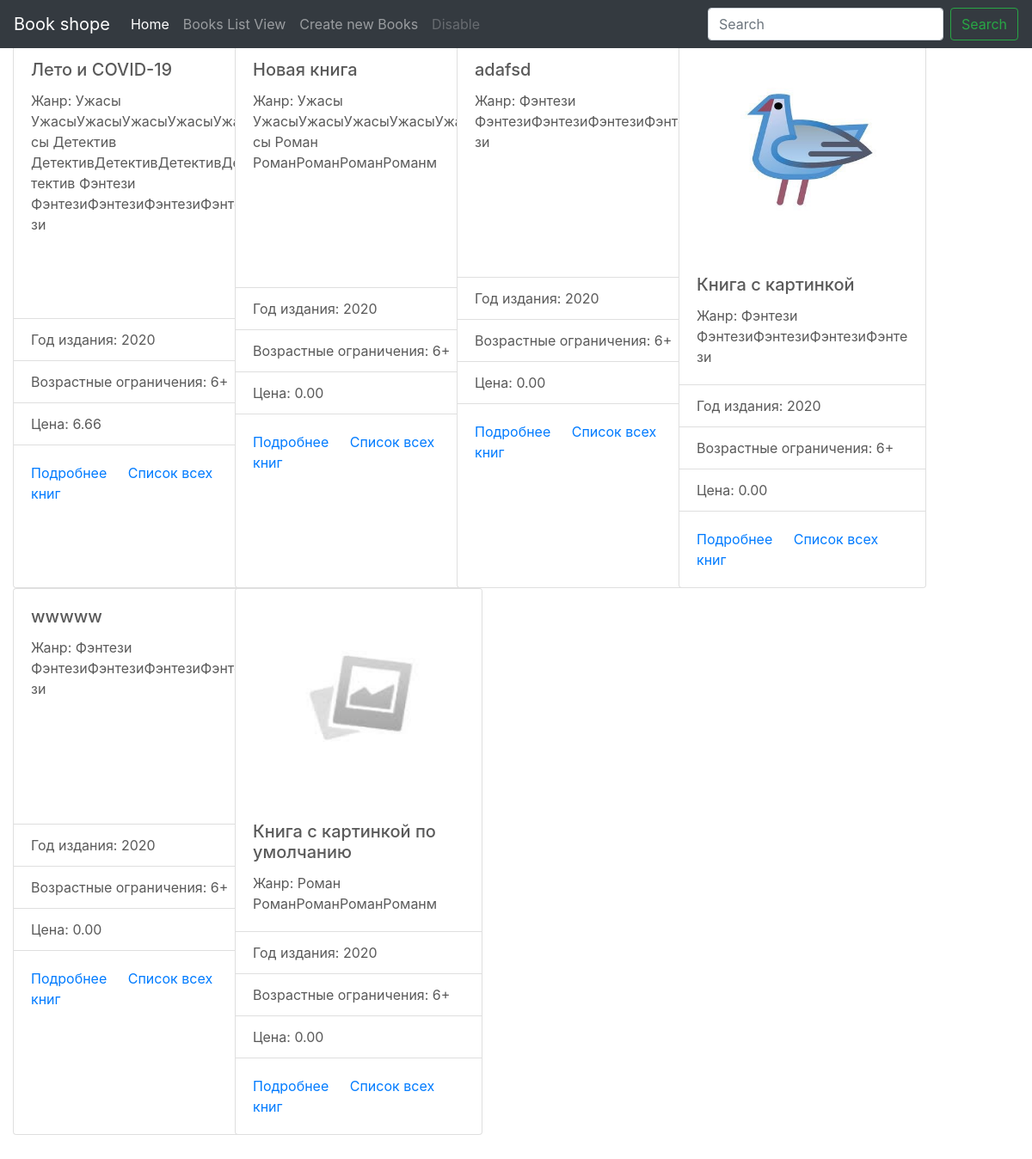
Before: / with the older database file.
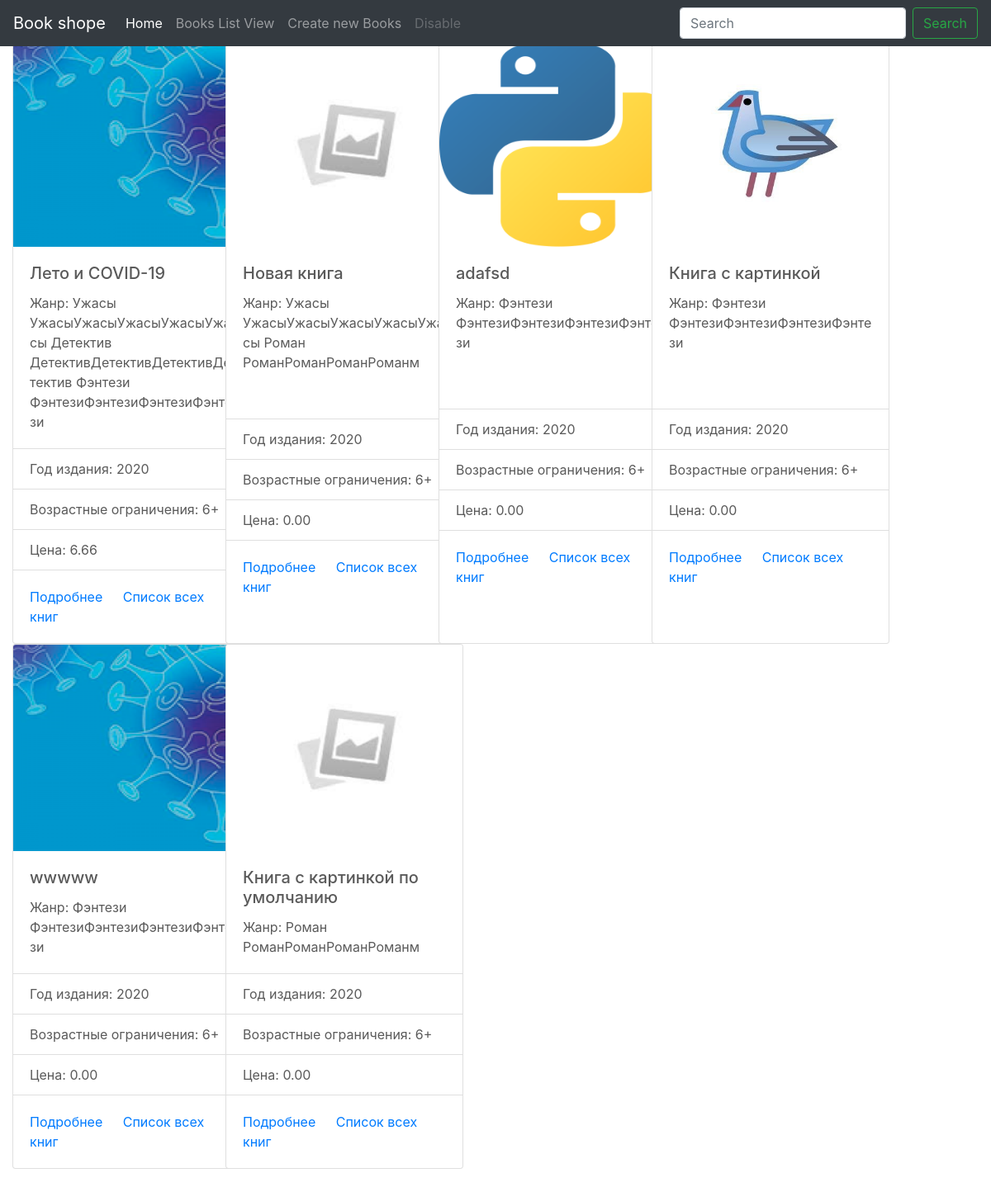
After: the same page with the newer database file.
### books/models.py (models this page shows, shortened)
class Books(models.Model):
    name=models.CharField(
        verbose_name="Имя книги",
        max_length=50
    )
    picture=models.ImageField(
        verbose_name="Фото обложки",
        upload_to="books-pic",
        null=True,
        blank=True,
        default="books-pic/default.jpg"
    )
    price=models.DecimalField(
        verbose_name="Цена",
        max_digits=5,
        decimal_places=2,
        default=00.00
    )
    author=models.ManyToManyField(
        'Author',
        verbose_name="Автор"
    )
    genre=models.ManyToManyField(
        'Genre',
        verbose_name="Жанр"
    )
    publishing_year=models.PositiveSmallIntegerField (
        verbose_name="Год издания",
        default=2020
    )
    count_page=models.IntegerField(
        verbose_name="Кол-во страниц",
        default=100
    )
    binging=models.ForeignKey(
        'Binging',
        verbose_name="Переплёт",
        on_delete=models.PROTECT,
        default=1
    )
    format_book=models.CharField(
        verbose_name="Формат",
        default="99x99",
        max_length=15
    )
    isbn=models.CharField(
        verbose_name="ISBN",
        default="999-1-88877-6",
        max_length=20
    )
    weight=models.PositiveSmallIntegerField(
        verbose_name="Вес(гр.)",
        default="100"
    )
    age_limit=models.CharField(
        verbose_name="Ограничение по возрасту",
        default="6+",
        max_length=3
    )
    count_book=models.IntegerField(
        verbose_name="Ко-во книг в наличии",
        default=10
    )
    availability=models.BooleanField(
        verbose_name="Наличие книги",
        default=True
    )
    rating=models.FloatField(
        verbose_name="Рейтинг",
        validators=[MinValueValidator(0), MaxValueValidator(10)],
        default=9
    )
    create=models.DateField(
        verbose_name="Дата внесения в каталог",
        auto_now=False,
        auto_now_add=True
    )
    update=models.DateField(
        verbose_name="Дата последнего изменения",
        auto_now=True,
        auto_now_add=False
    )
    user=models.ForeignKey(
        User,
        on_delete=models.PROTECT
    )

class Genre(models.Model):
    name = models.CharField(
        verbose_name ="Название Жанра",
        max_length=30
        )
    description = models.TextField(
        verbose_name="Описание Жанра",
        null=True,
        blank=True
    )
    def __str__(self):
        return f"{self.name} {self.description}"

### books/views.py (the view)
# urls.py: path('',Home_page.as_view(),name='home_page'),
class Home_page(ListView):
    model= models.Books
    template_name='books/home_page.html'

### books/templates/books/home_page.html (shortened to what this page needs)
{% extends "base.html" %}
{% load crispy_forms_tags %}
    {% block main %}
    <div class="container">
        <div class="row">
             {% for object in object_list %}
            <div class="row row-cols-1 row-cols-sm-1 row-cols-md-1">
                <div class="card" style="width: 18rem;">
                    {% if object.picture %}
                        <img height="250" height="250"src="{{object.picture.url}}" class="card-img-top" alt="">
                    {% endif %}
                    <div class="card-body">
                        <h5 class="card-title">{{object.name}}</h5>
                        <p class="card-text">Жанр:
                        {% for genre in object.genre.all %}
                                    {{genre}}
                                {% endfor %} </p>
                    </div>
                    <ul class="list-group list-group-flush">
                        <li class="list-group-item">Год издания: {{object.publishing_year}}</li>
                        <li class="list-group-item">Возрастные ограничения: {{object.age_limit}}</li>
                        <li class="list-group-item">Цена: {{object.price}}</li>
                    </ul>
                    <div class="card-body">
                        <a href="{% url 'CRUDL_books:detail' object.pk %}" class="card-link">Подробнее</a>
                        <a href="{% url 'CRUDL_books:list' %}" class="card-link">Список всех книг</a>
                    </div>
                </div>
            </div>
             {% endfor %}
        </div>
    </div>
    {% endblock main %}

### templates/base.html (shortened to what this page needs)
<!doctype html>
<html lang="en">
  <head> {% block head %}
    {% load static %}
    {% load crispy_forms_tags %}
    <link href="https://getbootstrap.com/docs/4.5/dist/css/bootstrap.min.css" rel="stylesheet">
     <link href="{% static 'css/carousel.css' %}" rel="stylesheet">
</head>{% endblock head %}
<body>
  <header> {% block top_menu %}
    <nav class="navbar navbar-expand-md navbar-dark fixed-top bg-dark">
      <a class="navbar-brand" href="#">Book shope</a>
    <div class="collapse navbar-collapse" id="navbarCollapse">
      <ul class="navbar-nav mr-auto">
        <li class="nav-item active">
          <a class="nav-link" href="{% url 'home_page' %}">Home <span class="sr-only">(current)</span></a>
        </li>
        <li class="nav-item">
          <a class="nav-link" href="{% url 'CRUDL_books:list' %}">Books List View</a>
        </li>
        <li class="nav-item">
          <a class="nav-link" href="{% url 'CRUDL_books:create' %}">Create new Books</a>
        </li>
        <li class="nav-item">
          <a class="nav-link disabled" href="#" tabindex="-1" aria-disabled="true">Disable</a>
        </li>
      </ul>
      <form class="form-inline mt-2 mt-md-0">
        <input class="form-control mr-sm-2" type="text" placeholder="Search" aria-label="Search">
        <button class="btn btn-outline-success my-2 my-sm-0" type="submit">Search</button>
      </form>
    </div>
  </nav>
</header> {% endblock top_menu %}
<main role="main">{% block main %}{% endblock main %}
      </body>
</body>
</html>

### test_hello_word/static/css/carousel.css (style rules this page uses)
body { padding-top: 3rem; padding-bottom: 3rem; color: #5a5a5a; }

Changed rows visible on the page:
changed Books "Лето и COVID-19": picture: picture added
changed Books "Новая книга": picture: picture added
changed Books "adafsd": picture: picture added
changed Books "wwwww": picture: picture added
